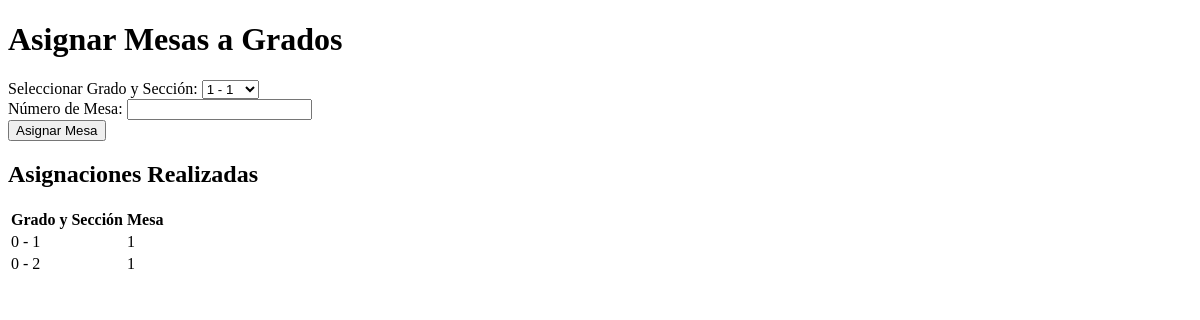
The app's page /asignar_mesas, older data.
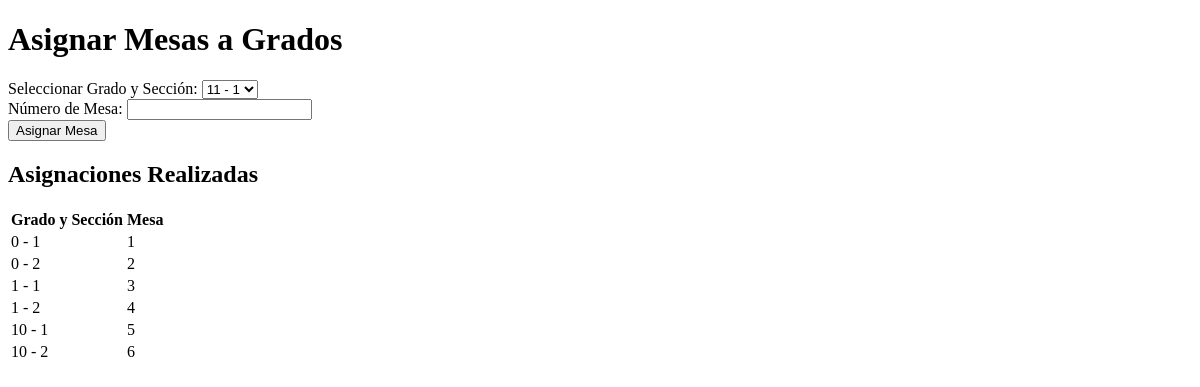
The same page, newer data.
### app.py (models this page shows)
class AsignacionMesa(db.Model):
    id = db.Column(db.Integer, primary_key=True)
    grado = db.Column(db.String(20), nullable=False)
    seccion = db.Column(db.String(10), nullable=False)
    mesa_numero = db.Column(db.String(20), nullable=False)

### app.py (the view, shortened to what this page needs)
@app.route('/asignar_mesas', methods=['GET', 'POST'])
def asignar_mesas():
    grados_secciones = sorted(set((e.grado, e.seccion) for e in Estudiante.query.all()))
    asignaciones = AsignacionMesa.query.all()
    grados_asignados = set((asignacion.grado, asignacion.seccion) for asignacion in asignaciones)
    grados_secciones = [gs for gs in grados_secciones if gs not in grados_asignados]
    return render_template('asignar_mesas.html', grados_secciones=grados_secciones, asignaciones=asignaciones)

### app.py (called while the page is built)
@app.context_processor
def utility_processor():
    def enumerar(iterable, start=0):
        return enumerate(iterable, start)
    return dict(enumerar=enumerar)

### templates/asignar_mesas.html (shortened to what this page needs)
<!DOCTYPE html>
<html lang="en">
<head>
</head>
<body>
    <h1>Asignar Mesas a Grados</h1>
    <form method="post" action="{{ url_for('asignar_mesas') }}">
        <label for="grado">Seleccionar Grado y Sección:</label>
        <select id="grado" name="grado" required>
            {% for grado, seccion in grados_secciones %}
            <option value="{{ grado }}|{{ seccion }}">{{ grado }} - {{ seccion }}</option>
            {% endfor %}
        </select><br>
        <label for="mesa_numero">Número de Mesa:</label>
        <input type="text" id="mesa_numero" name="mesa_numero" required><br>
        <button type="submit">Asignar Mesa</button>
    </form>
    <h2>Asignaciones Realizadas</h2>
    <table>
        <thead>
            <tr>
                <th>Grado y Sección</th>
                <th>Mesa</th>
            </tr>
        </thead>
        <tbody>
            {% for asignacion in asignaciones %}
            <tr>
                <td>{{ asignacion.grado }} - {{ asignacion.seccion }}</td>
                <td>{{ asignacion.mesa_numero }}</td>
            </tr>
            {% endfor %}
        </tbody>
    </table>
</body>
</html>

Row changes from the older to the newer data that the page shows:
changed AsignacionMesa (number 2 of 6 on the later page): mesa_numero "1" → "2"
added AsignacionMesa: grado "1", seccion "1", mesa_numero "3"
added AsignacionMesa: grado "1", seccion "2", mesa_numero "4"
added AsignacionMesa: grado "10", seccion "1", mesa_numero "5"
added AsignacionMesa: grado "10", seccion "2", mesa_numero "6"
Text that changed along with them:
form field grado: "1 - 1" → "11 - 1"
